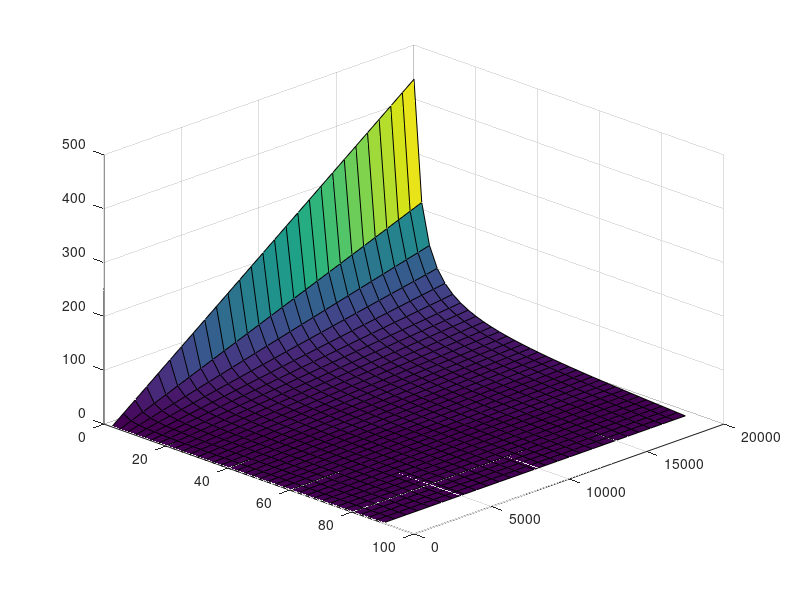

Write MATLAB code to recreate this figure. (Note: this script raises an error after producing the figure.)
%% Environment initialisation
addpath("matlab2tikz");

%% Physical constants

G = 6.673e-11; % universal gravitational constant, m3 * kg-1 * s-2
M_E = 5.9722e24 ; % mass of the Earth, kg
R = 6371008.8; % radius of the Earth, m
Omega_E = 2*pi / 86400; % earth's rotation in rad / s

Omega_E_vector = [0;0;Omega_E]; % angular velocity vector for Earth's rotation in the ECI coordinate system

%% Effect of observation altitude to the range of a eavesdropping sensor in
% relation to different elevation angles of the terminal.

d = @(h,ele)(h ./ (tand(ele)) / 1000); % maximum range in kilometers

% Let's plot d for elevation range of 10 deg to 90 deg and observation
% altitude in range of 100 meters to 20 km.
ele = 0:2.5:90; % elevation angle in degrees
h = 0:750:20000; % aircraft altitude in meters

[H, E] = meshgrid(h, ele);

s = surf(E, H, d(H, E));
view(45,30);
ax = ancestor(s, 'axes');
ax.YAxis.Exponent = 0;
ax.ZAxis.Exponent = 0;
%ax.YLim = [0,20000];
%ax.XLim = [5,95];

xlabel('e (deg)');
ylabel('h (m)');
zlabel('d (km)');
contourf(H,E,d(H,E));



%% Orbital radius in relation to velocity of the sub-satellite point (in km/s).
v_air = @(h,r_orbit)( (h+R) ./ sqrt((r_orbit + R).^3 / (G*M_E)) );

% Plot the velocity for orbital radius in range of 500 km to 37000 km.
% Difference in the observing aircraft's altitude has a very minor
% influence on the velocity and can be ignored in the calculation (Earth's
% radius dominates)
r_orbit = 500e3:500e3:37e6;

[H_air, R_orbit] = meshgrid(h, r_orbit);

p_v_air = plot(r_orbit, v_air(10000,r_orbit));

%% In the case of GEO, Earth's rotation cancels the velocity of the
% sub-satellite point. Next, we will evaluate the effect of orbital period
% and inclination to the velocity of the sub-satellite point. We setup the
% orbits in the ECI coordinate system and account for the Earth's rotation
% by converting to ECF.

inclination = 0:0.1:pi; % inclination in degrees
orbital_period = 6400:2000:86400; % in seconds

roty = @(t)[cos(t) 0 sin(t); 0 1 0; -sin(t) 0 cos(t)] ;

omega_ECF_magnitude = @(i, T)( norm(roty(i) * ( (2*pi / T) .* [0;0;1] ) - Omega_E_vector));

[I_orbit, T_orbit] = meshgrid(inclination, orbital_period);

omega_arr = arrayfun(omega_ECF_magnitude, I_orbit, T_orbit);

v_air_arr = R .* omega_arr;

s_omega_ECF_norm = surf(I_orbit, T_orbit, v_air_arr);
view(-135,10);